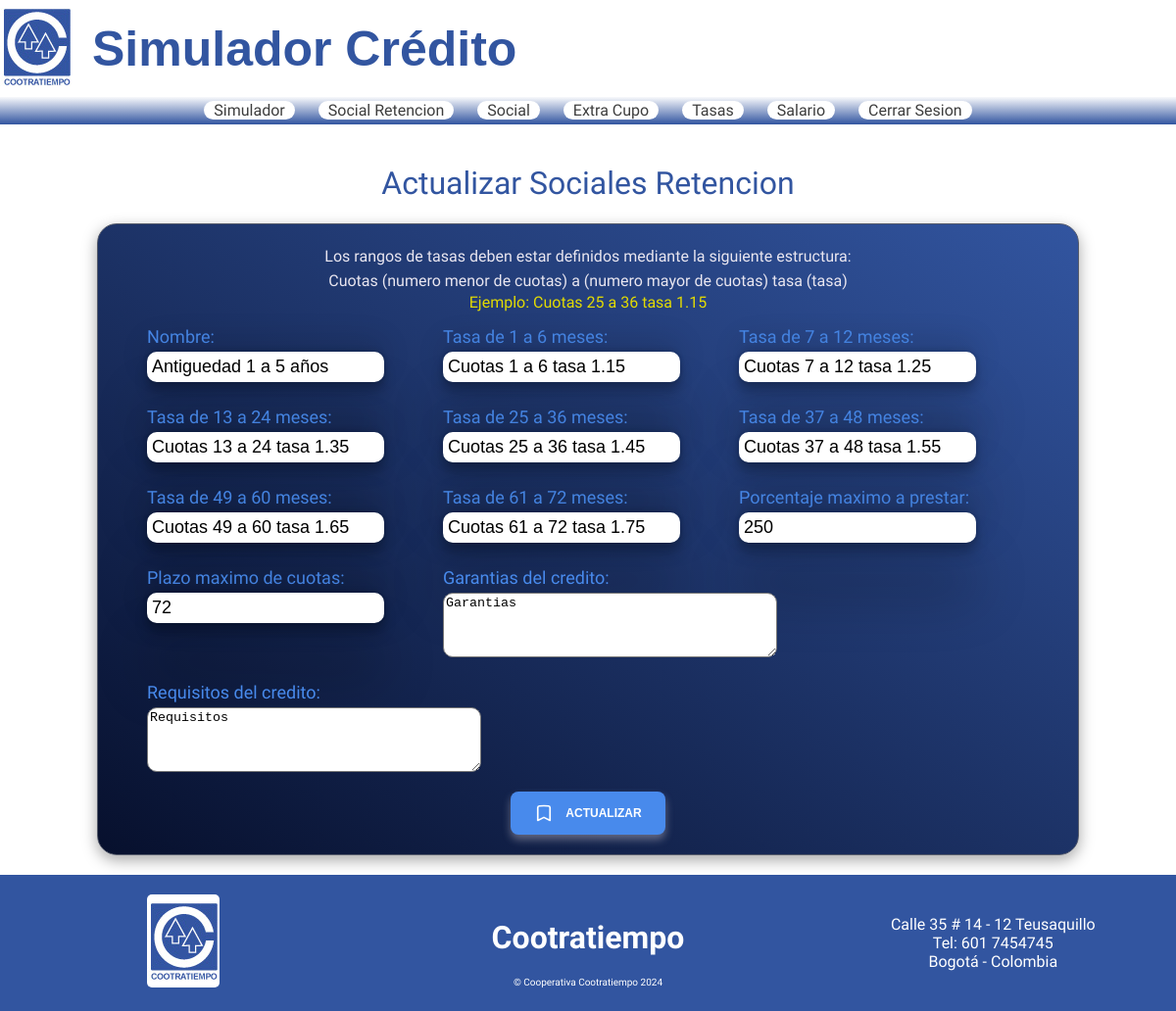
Page /socialesretencion/1/update/ (signed in) on the committed database.
### simulador/models.py (models this page shows, shortened)
class SocialesRetencion(models.Model):
    name = models.CharField(max_length=100, unique=True)
    rango1 = models.CharField(max_length=200)
    rango2 = models.CharField(max_length=200)
    rango3 = models.CharField(max_length=200)
    rango4 = models.CharField(max_length=200)
    rango5 = models.CharField(max_length=200)
    rango6 = models.CharField(max_length=200)
    rango7 = models.CharField(max_length=200)
    aportesMax = models.IntegerField()
    plazoMax = models.IntegerField()
    garantia = models.TextField(max_length=500)
    requisitos = models.TextField(max_length=500)

### simulador/views.py (the view)
# urls.py: path('socialesretencion/<int:id>/update/', views.update_socialRetencion, name="socialesretencion_update"),
@login_required
def update_socialRetencion(request, id):
    socialesReten = get_object_or_404(SocialesRetencion, id=id)
    if request.method == 'POST':
        form = SocialesRetencionForm(request.POST, instance=socialesReten)
        if form.is_valid():
            form.save()
            return redirect('/socialesretencion')
    else:
        form = SocialesRetencionForm(instance=socialesReten)
    return render(request, 'socialesretencion/updatesocialesretencion.html', {'form': form})

### simulador/forms.py
class SocialesRetencionForm(forms.ModelForm):
    class Meta:
        model = SocialesRetencion
        fields = ['name', 'rango1', 'rango2', 'rango3', 'rango4', 'rango5', 'rango6', 'rango7', 'aportesMax', 'plazoMax', 'garantia', 'requisitos']
        labels = {
            'name': 'Nombre',
            'rango1': 'Tasa de 1 a 6 meses',
            'rango2': 'Tasa de 7 a 12 meses',
            'rango3': 'Tasa de 13 a 24 meses',
            'rango4': 'Tasa de 25 a 36 meses',
            'rango5': 'Tasa de 37 a 48 meses',
            'rango6': 'Tasa de 49 a 60 meses',
            'rango7': 'Tasa de 61 a 72 meses',
            'aportesMax': 'Porcentaje maximo a prestar',
            'plazoMax': 'Plazo maximo de cuotas',
            'garantia': 'Garantias del credito',
            'requisitos': 'Requisitos del credito'
        }

### simulador/templates/socialesretencion/updatesocialesretencion.html (shortened to what this page needs)
{% extends "base.html" %}
{% load static %}
{% load humanize %}
{% block styles %}
    <link href="{% static "css/deudaaporte/deudaaporte.css" %}" rel="stylesheet">
{% endblock styles %}
{% block content %}
<div class="update-form">
    <h1>Actualizar Sociales Retencion</h1>
    <form method="POST">
        <p class="example">Los rangos de tasas deben estar definidos mediante la siguiente estructura:</p>
        <p class="example">Cuotas (numero menor de cuotas) a (numero mayor de cuotas) tasa (tasa)</p>
        <p class="exam">Ejemplo: Cuotas 25 a 36 tasa 1.15</p>
        <div class="form">
            {{form.as_p}}
        </div>
        <button class="save" type="submit">
            <svg
            aria-hidden="true"
            stroke="currentColor"
            stroke-width="2"
            viewBox="0 0 24 24"
            fill="none"
            xmlns="http://www.w3.org/2000/svg"
          >
            <path
              d="M17.593 3.322c1.1.128 1.907 1.077 1.907 2.185V21L12 17.25 4.5 21V5.507c0-1.108.806-2.057 1.907-2.185a48.507 48.507 0 0111.186 0z"
              stroke-linejoin="round"
              stroke-linecap="round"
            ></path>
          </svg>Actualizar</button>
    </form>
</div>
{% endblock content %}

### simulador/static/css/deudaaporte/deudaaporte.css (style rules this page uses)
:root { --blue: #3255A0; --blue-font: #488aec; }
form { display: flex; flex-direction: column; justify-content: center; align-items: center; width: 80%; background: linear-gradient(to top right, rgb(7 16 45), var(--blue)); padding: 20px; border-radius: 20px; border: 1px solid rgb(84 90 106); box-shadow: rgba(0, 0, 0, 0.35) 0px 5px 15px; }
.form { display: flex; flex-wrap: wrap; }
.example { color: #e9e6f0; margin: 3px; }
.exam { color: #e3db02; }
.form p { margin: 10px 30px; display: flex; flex-direction: column; }
.form p label { color: #488aec; font-size: 18px; font-weight: 100; margin: 5px 0px; }
.form p input { border-radius: 10px; border: 0; padding: 5px; box-shadow: rgba(0, 0, 0, 0.25) 0px 54px 55px, rgba(0, 0, 0, 0.12) 0px -12px 30px, rgba(0, 0, 0, 0.12) 0px 4px 6px, rgba(0, 0, 0, 0.17) 0px 12px 13px, rgba(0, 0, 0, 0.09) 0px -3px 5px; }
.form p textarea { height: 60px; border-radius: 10px; }
.save { border: none; display: flex; padding: 0.75rem 1.5rem; background-color: #488aec; color: #ffffff; font-size: 0.75rem; line-height: 1rem; font-weight: 700; cursor: pointer; text-align: center; text-transform: uppercase; vertical-align: middle; align-items: center; margin-top: 10px; border-radius: 0.5rem; user-select: none; gap: 0.75rem; box-shadow: rgba(249, 236, 236, 0.35) 0px 5px 8px; transition: all 0.6s ease; }
.save svg { width: 1.25rem; height: 1.25rem; }
.update-form { margin: 20px 0px; width: 100%; display: flex; flex-direction: column; justify-content: center; align-items: center; }
.update-form h1 { color: #3255A0; text-align: center; font-weight: 200; }
.update-form .form p input { font-size: 18px; }

### simulador/static/css/base.css (style rules this page uses)
:root { --back-font: #05060f99; --blue-font: #3255A0; --blue-ligth-font: #3255a0c4; }
html { scroll-behavior: smooth; }
body { padding: 0; margin: 0; box-sizing: content-box; height: 100%; font-family: 'Freeman', sans-serif; user-select: none; }
.info-footer h2, p { margin: 0; padding: 0; }

### rows in the picture
SocialesRetencion: name "Antiguedad 1 a 5 años", rango1 "Cuotas 1 a 6 tasa 1.15", rango2 "Cuotas 7 a 12 tasa 1.25", rango3 "Cuotas 13 a 24 tasa 1.35", rango4 "Cuotas 25 a 36 tasa 1.45", rango5 "Cuotas 37 a 48 tasa 1.55", rango6 "Cuotas 49 a 60 tasa 1.65", rango7 "Cuotas 61 a 72 tasa 1.75", aportesMax "250", plazoMax "72", garantia "Garantias", requisitos "Requisitos"
